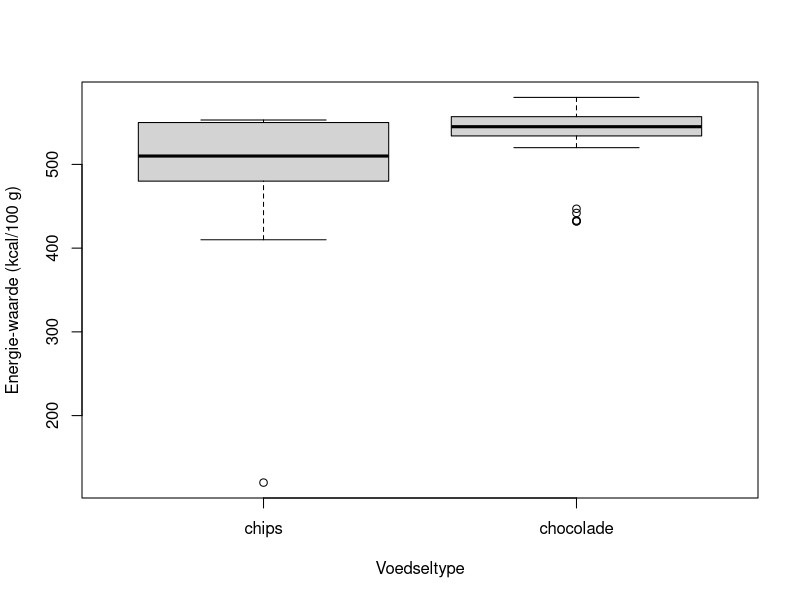
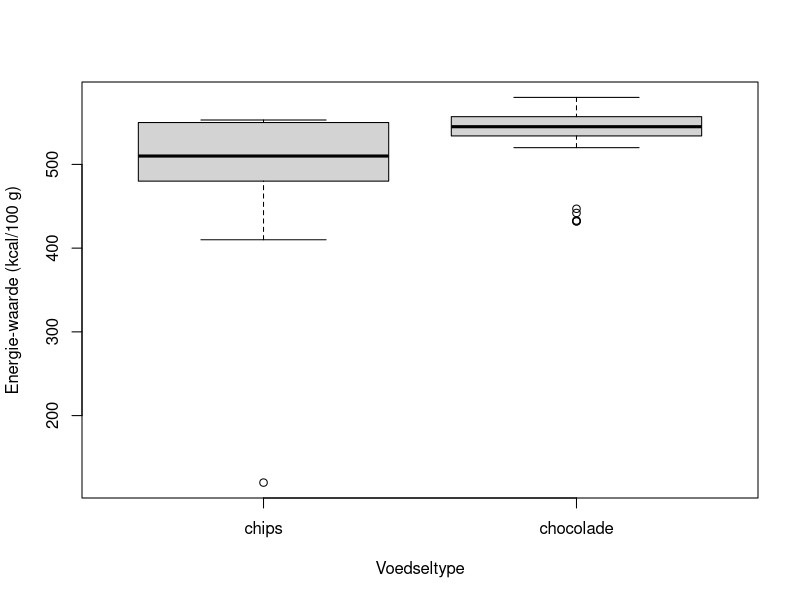

Generate these figures, in order, with R:
## ---- chunk 1
knitr::opts_chunk$set(echo = TRUE)
## ---- chunk 2
id <- 1:10
geslacht <- factor(c("man","man","man","vrouw","vrouw","vrouw","man","vrouw","man","vrouw"))
logexpressie <- c(2.91, 3.07, 2.82, 2.49, 2.58, 2.67, 3.01, 2.59, 2.87, 2.71)
myData <- data.frame(id, geslacht, logexpressie)
rm(id,geslacht,logexpressie)
myData
## ---- chunk 3

## ---- chunk 4

## ---- chunk 5

## ---- chunk 6

## ---- chunk 7

## ---- chunk 8
id <- 1:16
soort <- factor(c(rep("mens", 4), rep("chimpansee", 4), rep("koe", 4), rep("geit", 4)))
logexpressie <- c(1.11, 1.31, 1.27, 1.21, 1.09, 1.23, 1.32, 1.33, 1.35, 1.52, 1.47, 1.39, 1.44, 1.59, 1.62, 1.55)
myData <- data.frame(id, soort, logexpressie)
rm(id, soort, logexpressie)
myData
## ---- chunk 9

## ---- chunk 10

## ---- chunk 11

## ---- chunk 12
t.test(logexpressie[soort %in% c("mens","chimpansee")] ~ soort[soort %in% c("mens","chimpansee")], data = myData)
## ---- chunk 13
t.test(logexpressie ~ soort, data = myData, subset = (soort == "mens" | soort == "chimpansee"))
## ---- chunk 14
t.test(logexpressie ~ soort, data = myData, subset = (soort %in% c("mens","chimpansee")))
## ---- chunk 15
x <- c("a","b","c","a","b","d")
x
x %in% "a"
x == "a"
x %in% c("a","b")
x == c("a","b")
x %in% "e"
x == "e"
## ---- chunk 16

## ---- chunk 17

## ---- chunk 18
pairwise.t.test(myData$logexpressie, myData$soort, p.adjust.method = "none", pool.sd = F)
## ---- chunk 19
C <- 1:20
## ---- chunk 20
alpha <- 0.05
## ---- chunk 21

## ---- chunk 22

## ---- chunk 23

## ---- chunk 24

## ---- chunk 25
id <- 1:16
soort <- factor(c(rep("mens", 4), rep("chimpansee", 4), rep("koe", 4), rep("geit", 4)))
logexpressie <- c(1.11, 1.31, 1.27, 1.21, 1.09, 1.23, 1.32, 1.33, 1.35, 1.52, 1.47, 1.39, 1.44, 1.59, 1.62, 1.55)
myData <- data.frame(id, soort, logexpressie)
rm(id, soort, logexpressie)
myData
## ---- chunk 26

## ---- chunk 27

## ---- chunk 28
myData <- read.table(file = "data/Les05.txt", header = T, sep = "\t")
## ---- chunk 29

## ---- chunk 30

## ---- chunk 31

## ---- chunk 32

## ---- chunk 33

## ---- chunk 34

## ---- chunk 35

## ---- chunk 36

## ---- chunk 37
TEMP <- myData[myData$type %in% c("chips","chocolade"), ]
TEMP$type <- factor(as.character(TEMP$type))
boxplot(H.kcal ~ type, data = TEMP,
        xlab = "Voedseltype", ylab="Energie-waarde (kcal/100 g)")
## ---- chunk 38
TEMP <- myData[(myData$type == "chips" | myData$type == "chocolade"), ]
# TEMP$type <- droplevels(TEMP$type)
boxplot(H.kcal ~ type, data = TEMP,
        xlab = "Voedseltype", ylab="Energie-waarde (kcal/100 g)")
## ---- chunk 39

## ---- chunk 40

## ---- chunk 41

